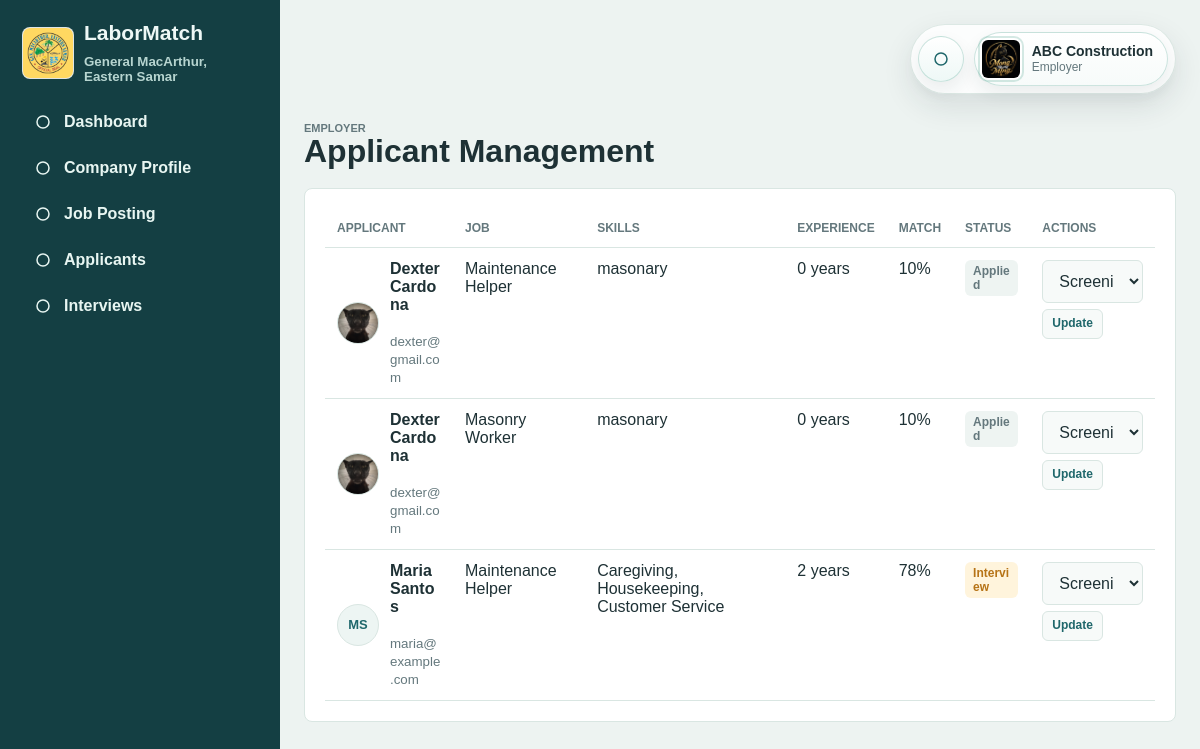
/employer/applicants.php (signed in), run on the app's committed database.
### tables this page shows
CREATE TABLE `users` (
  `id` int(11) NOT NULL,
  `barangay_id` int(11) DEFAULT NULL,
  `name` varchar(140) NOT NULL,
  `email` varchar(140) NOT NULL,
  `password_hash` varchar(255) NOT NULL,
  `role` enum('municipal_admin','barangay_admin','employer','jobseeker') NOT NULL,
  `contact_number` varchar(40) DEFAULT NULL,
  `profile_photo` varchar(255) DEFAULT NULL,
  `status` enum('pending','active','verified','suspended','rejected') NOT NULL DEFAULT 'pending',
  `email_verified_at` datetime DEFAULT NULL,
  `created_at` datetime NOT NULL DEFAULT current_timestamp(),
  `updated_at` datetime DEFAULT NULL
);

CREATE TABLE `applications` (
  `id` int(11) NOT NULL,
  `job_id` int(11) NOT NULL,
  `jobseeker_id` int(11) NOT NULL,
  `resume_path` varchar(255) DEFAULT NULL,
  `status` enum('applied','screening','shortlisted','interview','hired','rejected') NOT NULL DEFAULT 'applied',
  `match_score` int(11) NOT NULL DEFAULT 0,
  `interview_date` date DEFAULT NULL,
  `interview_time` time DEFAULT NULL,
  `interview_location` varchar(180) DEFAULT NULL,
  `interview_type` enum('Face-to-face','Online','Phone Interview') DEFAULT NULL,
  `interview_notes` text DEFAULT NULL,
  `hiring_result` varchar(120) DEFAULT NULL,
  `created_at` datetime NOT NULL DEFAULT current_timestamp(),
  `updated_at` datetime DEFAULT NULL
);

CREATE TABLE `job_seekers` (
  `id` int(11) NOT NULL,
  `user_id` int(11) NOT NULL,
  `birthdate` date DEFAULT NULL,
  `gender` varchar(30) DEFAULT NULL,
  `address` varchar(255) DEFAULT NULL,
  `education` varchar(120) DEFAULT NULL,
  `employment_status` enum('unemployed','employed','underemployed','student','fresh_graduate') DEFAULT 'unemployed',
  `previous_employer` varchar(160) DEFAULT NULL,
  `position` varchar(120) DEFAULT NULL,
  `years_experience` int(11) NOT NULL DEFAULT 0,
  `previous_salary` decimal(10,2) DEFAULT NULL,
  `expected_salary` decimal(10,2) DEFAULT NULL,
  `skills` text DEFAULT NULL,
  `soft_skills` text DEFAULT NULL,
  `certifications` text DEFAULT NULL,
  `licenses` text DEFAULT NULL,
  `profile_photo` varchar(255) DEFAULT NULL,
  `resume_path` varchar(255) DEFAULT NULL,
  `certificate_path` varchar(255) DEFAULT NULL,
  `looking_for_work` tinyint(1) NOT NULL DEFAULT 1,
  `verification_status` enum('pending','verified','rejected') NOT NULL DEFAULT 'pending',
  `created_at` datetime NOT NULL DEFAULT current_timestamp(),
  `updated_at` datetime DEFAULT NULL
);

CREATE TABLE `jobs` (
  `id` int(11) NOT NULL,
  `employer_id` int(11) NOT NULL,
  `barangay_id` int(11) DEFAULT NULL,
  `title` varchar(180) NOT NULL,
  `description` text NOT NULL,
  `category` varchar(120) NOT NULL,
  `required_skills` text DEFAULT NULL,
  `education_requirement` varchar(140) DEFAULT NULL,
  `experience_years` int(11) NOT NULL DEFAULT 0,
  `salary_min` decimal(10,2) DEFAULT NULL,
  `salary_max` decimal(10,2) DEFAULT NULL,
  `employment_type` enum('Full-Time','Part-Time','Contractual','Temporary','Internship','Work From Home') NOT NULL,
  `vacancies` int(11) NOT NULL DEFAULT 1,
  `location` varchar(180) DEFAULT NULL,
  `contact_info` varchar(180) DEFAULT NULL,
  `deadline` date DEFAULT NULL,
  `status` enum('draft','pending','approved','active','rejected','closed','archived','expired') NOT NULL DEFAULT 'draft',
  `rejection_reason` varchar(255) DEFAULT NULL,
  `created_at` datetime NOT NULL DEFAULT current_timestamp(),
  `updated_at` datetime DEFAULT NULL
);

### includes/page_start.php (called while the page is built, shortened)
<?php
require_once __DIR__ . '/auth.php';
require __DIR__ . '/header.php';
require __DIR__ . '/sidebar.php';
?>

### config/database.php (called while the page is built, shortened)
<?php
require_once __DIR__ . '/app.php';
function db(): PDO
{
    static $pdo = null;
    if ($pdo instanceof PDO) {
        return $pdo;
    }
    $dsn = 'mysql:host=' . DB_HOST . ';dbname=' . DB_NAME . ';charset=utf8mb4';
    $pdo = new PDO($dsn, DB_USER, DB_PASS, [
        PDO::ATTR_ERRMODE => PDO::ERRMODE_EXCEPTION,
        PDO::ATTR_DEFAULT_FETCH_MODE => PDO::FETCH_ASSOC,
    ]);
    return $pdo;
}

### includes/auth.php (called while the page is built, shortened)
<?php
require_once __DIR__ . '/functions.php';
function current_user(): ?array
{
    return fetch_one('SELECT u.*, b.name AS barangay_name FROM users u LEFT JOIN barangays b ON b.id = u.barangay_id WHERE u.id = ?', [(int) $_SESSION['user_id']]);
}
function require_login(array $roles = []): array
{
    ensure_schema_loaded_message();
    $user = current_user();
    return $user;
}
function role_home(string $role): string
{
    return match ($role) {
        'municipal_admin', 'barangay_admin' => 'admin/dashboard.php',
        'employer' => 'employer/dashboard.php',
        'jobseeker' => 'jobseeker/dashboard.php',
        default => 'index.php',
    };
}

### config/app.php (called while the page is built, shortened)
<?php
function app_base_url(): string
{
    $script = str_replace('\\', '/', dirname($_SERVER['SCRIPT_NAME'] ?? ''));
    $script = preg_replace('#/(admin|auth|employer|jobseeker|public|database)$#', '', $script);
    return rtrim($script ?: '', '/');
}
function url(string $path = ''): string
{
    $base = app_base_url();
    return $base . '/' . ltrim($path, '/');
}

### employer/applicants.php (the view, shortened to what this page needs)
<?php
require_once __DIR__ . '/../includes/auth.php';
$user = require_login(['employer']);
$sectionLastViewedAt = badge_opened((int) $user['id'], 'employer/applicants.php');
$employer = fetch_one('SELECT * FROM employers WHERE user_id = ?', [(int) $user['id']]);
$apps = fetch_all('SELECT a.*, COALESCE(a.updated_at, a.created_at) AS changed_at, u.name, u.email, js.education, js.skills, js.years_experience, js.profile_photo, js.resume_path, j.title AS job_title FROM applications a JOIN job_seekers js ON js.id = a.jobseeker_id JOIN users u ON u.id = js.user_id JOIN jobs j ON j.id = a.job_id WHERE j.employer_id = ? ORDER BY a.created_at DESC', [$employer['id']]);
require __DIR__ . '/../includes/page_start.php';
?>
<section class="page-head"><div><span class="eyebrow">Employer</span><h1>Applicant Management</h1></div></section>
<section class="panel"><div class="table-wrap"><table><thead><tr><th>Applicant</th><th>Job</th><th>Skills</th><th>Experience</th><th>Match</th><th>Status</th><th>Actions</th></tr></thead><tbody>
<?php foreach ($apps as $app): ?>
  <tr>
    <td><div class="identity"><?= avatar($app['profile_photo'] ?? null, $app['name']) ?><div><strong><?= item_new_dot($app['changed_at'] ?? null, $sectionLastViewedAt) ?><?= e($app['name']) ?></strong><br><small><?= e($app['email']) ?></small><?php if ($app['resume_path']): ?><br><a href="<?= url($app['resume_path']) ?>">Download Resume</a><?php endif; ?></div></div></td>
    <td><?= e($app['job_title']) ?></td>
    <td><?= e($app['skills']) ?></td>
    <td><?= (int) $app['years_experience'] ?> years</td>
    <td><?= (int) $app['match_score'] ?>%</td>
    <td><?= status_badge($app['status']) ?></td>
    <td><form method="post" class="inline-form"><select name="status"><option value="screening">Screening</option></select><button class="mini" type="submit">Update</button></form></td>
  </tr>
<?php endforeach; ?>
</tbody></table></div></section>
<?php require __DIR__ . '/../includes/footer.php'; ?>

### includes/sidebar.php (shortened to what this page needs)
<?php
$user = $user ?? current_user();
$role = $user['role'] ?? 'guest';
$nav = [];
$accountImage = null;
$navCounts = [];
if ($role === 'municipal_admin') {
    $accountImage = APP_LOGO_PATH;
    $nav = [
        'admin/dashboard.php' => 'Dashboard',
        'admin/users.php' => 'Job Seekers',
        'admin/barangay_admins.php' => 'Barangay Admins',
        'admin/employers.php' => 'Employers',
        'admin/jobs.php' => 'Job Management',
        'admin/applications.php' => 'Applications',
        'admin/skills.php' => 'Skills Database',
        'admin/trainings.php' => 'Training',
        'admin/barangays.php' => 'Barangay Monitoring',
        'admin/reports.php' => 'Reports',
        'admin/announcements.php' => 'Announcements',
        'admin/audit_logs.php' => 'Audit Logs',
    ];
    $navCounts = [
        'admin/users.php' => badge_count_new((int) $user['id'], 'admin/users.php', "SELECT COUNT(*) total FROM users u LEFT JOIN job_seekers js ON js.user_id = u.id WHERE u.role = 'jobseeker' AND (u.status IN ('pending','active') OR js.verification_status = 'pending') AND GREATEST(COALESCE(u.updated_at, u.created_at, '1970-01-01 00:00:00'), COALESCE(js.updated_at, js.created_at, '1970-01-01 00:00:00')) > ?"),
        'admin/barangay_admins.php' => badge_count_new((int) $user['id'], 'admin/barangay_admins.php', "SELECT COUNT(*) total FROM users WHERE role = 'barangay_admin' AND status IN ('pending','active') AND COALESCE(updated_at, created_at) > ?"),
        'admin/employers.php' => badge_count_new((int) $user['id'], 'admin/employers.php', "SELECT COUNT(*) total FROM employers e JOIN users u ON u.id = e.user_id WHERE e.verification_status = 'pending' AND GREATEST(COALESCE(e.updated_at, e.created_at, '1970-01-01 00:00:00'), COALESCE(u.updated_at, u.created_at, '1970-01-01 00:00:00')) > ?"),
        'admin/jobs.php' => badge_count_new((int) $user['id'], 'admin/jobs.php', "SELECT COUNT(*) total FROM jobs WHERE status = 'pending' AND COALESCE(updated_at, created_at) > ?"),
        'admin/applications.php' => badge_count_new((int) $user['id'], 'admin/applications.php', "SELECT COUNT(*) total FROM applications WHERE status IN ('applied','screening','shortlisted','interview') AND COALESCE(updated_at, created_at) > ?"),
        'admin/audit_logs.php' => badge_count_new((int) $user['id'], 'admin/audit_logs.php', 'SELECT COUNT(*) total FROM activity_logs WHERE DATE(created_at) = CURDATE() AND created_at > ?'),
        'notifications.php' => (int) fetch_one('SELECT COUNT(*) total FROM notifications WHERE user_id = ? AND is_seen = 0', [(int) $user['id']])['total'],
    ];
} elseif ($role === 'employer') {
    $accountImage = fetch_one('SELECT logo_path FROM employers WHERE user_id = ?', [(int) $user['id']])['logo_path'] ?? null;
    $sidebarEmployer = fetch_one('SELECT id FROM employers WHERE user_id = ?', [(int) $user['id']]);
    $employerId = (int) ($sidebarEmployer['id'] ?? 0);
    $nav = [
        'employer/dashboard.php' => 'Dashboard',
        'employer/company.php' => 'Company Profile',
        'employer/jobs.php' => 'Job Posting',
        'employer/applicants.php' => 'Applicants',
        'employer/interviews.php' => 'Interviews',
    ];
    $navCounts = [
        'employer/jobs.php' => badge_count_new((int) $user['id'], 'employer/jobs.php', "SELECT COUNT(*) total FROM jobs WHERE employer_id = ? AND status IN ('draft','pending','rejected') AND COALESCE(updated_at, created_at) > ?", [$employerId]),
        'employer/applicants.php' => badge_count_new((int) $user['id'], 'employer/applicants.php', "SELECT COUNT(*) total FROM applications a JOIN jobs j ON j.id = a.job_id WHERE j.employer_id = ? AND a.status IN ('applied','screening','shortlisted') AND COALESCE(a.updated_at, a.created_at) > ?", [$employerId]),
        'employer/interviews.php' => badge_count_new((int) $user['id'], 'employer/interviews.php', "SELECT COUNT(*) total FROM applications a JOIN jobs j ON j.id = a.job_id WHERE j.employer_id = ? AND a.status = 'interview' AND COALESCE(a.updated_at, a.created_at) > ?", [$employerId]),
        'notifications.php' => (int) fetch_one('SELECT COUNT(*) total FROM notifications WHERE user_id = ? AND is_seen = 0', [(int) $user['id']])['total'],
    ];
}
$navIcons = [
    'admin/dashboard.php' => 'dashboard',
    'admin/users.php' => 'users',
    'admin/barangay_admins.php' => 'user-plus',
    'admin/employers.php' => 'building',
    'admin/jobs.php' => 'briefcase',
    'admin/applications.php' => 'file',
    'admin/skills.php' => 'spark',
    'admin/trainings.php' => 'graduation',
    'admin/barangays.php' => 'map',
    'admin/reports.php' => 'chart',
    'admin/announcements.php' => 'megaphone',
    'admin/audit_logs.php' => 'activity',
    'notifications.php' => 'bell',
    'admin/settings.php' => 'settings',
    'employer/dashboard.php' => 'dashboard',
    'employer/company.php' => 'building',
    'employer/jobs.php' => 'briefcase',
    'employer/applicants.php' => 'users',
    'employer/interviews.php' => 'bell',
    'jobseeker/dashboard.php' => 'dashboard',
    'jobseeker/profile.php' => 'users',
    'jobseeker/jobs.php' => 'briefcase',
    'jobseeker/recommended.php' => 'spark',
    'jobseeker/applications.php' => 'file',
    'jobseeker/saved_jobs.php' => 'briefcase',
    'jobseeker/training.php' => 'graduation',
];
$accountType = ucwords(str_replace('_', ' ', $role));
$accountAvatarClass = in_array($role, ['municipal_admin', 'employer'], true) ? 'avatar logo-avatar' : 'avatar';
?>
<aside class="sidebar">
  <a class="brand" href="<?= url(role_home($role)) ?>">
    <img class="brand-logo" src="<?= url(APP_LOGO_PATH) ?>" alt="<?= APP_MUNICIPALITY ?> official seal">
    <strong>LaborMatch</strong>
    <small><?= APP_MUNICIPALITY ?>, <?= APP_PROVINCE ?></small>
  </a>
  <nav>
    <?php foreach ($nav as $path => $label): ?>
      <?php $count = (int) ($navCounts[$path] ?? 0); ?>
      <a href="<?= url($path) ?>"><?= icon($navIcons[$path] ?? 'spark') ?><span class="nav-label"><?= e($label) ?></span><?php if ($count > 0): ?><span class="nav-count"><?= $count > 99 ? '99+' : $count ?></span><?php endif; ?></a>
    <?php endforeach; ?>
  </nav>
</aside>
<main class="main">
  <header class="topbar">
    <div class="topbar-actions">
      <a class="top-icon-button" href="<?= url('notifications.php') ?>" aria-label="Notifications" title="Notifications">
        <?= icon('bell') ?>
      </a>
      <div class="account-menu">
        <button class="account-toggle" type="button" data-account-toggle aria-expanded="false" aria-haspopup="true">
          <?= avatar($accountImage, $user['name'] ?? 'Guest', $accountAvatarClass) ?>
          <span>
            <strong><?= e($user['name'] ?? 'Guest') ?></strong>
            <small><?= e($accountType) ?></small>
          </span>
        </button>
      </div>
    </div>
  </header>

### includes/functions.php (shortened to what this page needs)
<?php
require_once __DIR__ . '/../config/database.php';
function e(?string $value): string
{
    return htmlspecialchars((string) $value, ENT_QUOTES, 'UTF-8');
}
function initials(?string $name): string
{
    $name = trim((string) $name);
    $words = preg_split('/\s+/', $name);
    $letters = '';
    foreach ($words as $word) {
        if ($word !== '') {
            $letters .= strtoupper(substr($word, 0, 1));
        }
        if (strlen($letters) >= 2) {
            break;
        }
    }
    return $letters ?: 'GM';
}
function avatar(?string $path, ?string $name, string $class = 'avatar'): string
{
    $safeClass = preg_replace('/[^a-zA-Z0-9_\-\s]/', '', $class) ?: 'avatar';
    $displayName = trim((string) $name) ?: 'Account';
    if ($path) {
        return '<span class="' . e($safeClass) . '"><img src="' . url($path) . '" alt="' . e($displayName) . ' profile image"></span>';
    }
    return '<span class="' . e($safeClass) . ' avatar-fallback" aria-hidden="true">' . e(initials($displayName)) . '</span>';
}
function icon(string $name, string $class = 'icon'): string
{
    $safeClass = preg_replace('/[^a-zA-Z0-9_\-\s]/', '', $class) ?: 'icon';
    $path = $paths[$name] ?? '<circle cx="12" cy="12" r="8"/>';
    return '<svg class="' . e($safeClass) . '" aria-hidden="true" focusable="false" viewBox="0 0 24 24" fill="none" stroke="currentColor" stroke-width="2" stroke-linecap="round" stroke-linejoin="round">' . $path . '</svg>';
}
function fetch_one(string $sql, array $params = []): ?array
{
    $stmt = db()->prepare($sql);
    $stmt->execute($params);
    $row = $stmt->fetch(PDO::FETCH_ASSOC);
    return $row ?: null;
}
function fetch_all(string $sql, array $params = []): array
{
    $stmt = db()->prepare($sql);
    $stmt->execute($params);
    return $stmt->fetchAll(PDO::FETCH_ASSOC);
}
function status_badge(?string $status): string
{
    $status = trim((string) $status) ?: 'pending';
    $class = match ($status) {
        'verified', 'approved', 'active', 'hired', 'accepted', 'open' => 'success',
        'pending', 'screening', 'shortlisted', 'interview', 'draft', 'unread' => 'warning',
        'rejected', 'suspended', 'closed', 'archived' => 'danger',
        'read' => 'neutral',
        default => 'neutral',
    };
    return '<span class="badge ' . $class . '">' . e(ucwords(str_replace('_', ' ', $status))) . '</span>';
}
function ensure_schema_loaded_message(): void
{
    try {
        db()->query('SELECT 1 FROM users LIMIT 1');
    } catch (Throwable $exception) {
        die('Database is not ready. Import database/labormatch_db.sql into XAMPP MySQL first.');
    }
}

### data on the page
users: name "ABC Construction", role "Employer"
applications: jobseeker.profile_photo (picture), users.name "Dexter Cardona", users.email "dexter@gmail.com", job.title "Maintenance Helper", jobseeker.skills "masonary", jobseeker.years_experience "0", match_score "10", status "Applied"
applications: jobseeker.profile_photo (picture), users.name "Dexter Cardona", users.email "dexter@gmail.com", job.title "Masonry Worker", jobseeker.skills "masonary", jobseeker.years_experience "0", match_score "10", status "Applied"
applications: users.name "MS", users.name "Maria Santos", users.email "maria@example.com", job.title "Maintenance Helper", jobseeker.skills "Caregiving, Housekeeping, Customer Service", jobseeker.years_experience "2", match_score "78", status "Interview"

### other printed values
APP_MUNICIPALITY "General MacArthur"
APP_PROVINCE "Eastern Samar"
$label "Dashboard"
$label "Company Profile"
$label "Job Posting"
$label "Applicants"
$label "Interviews"
